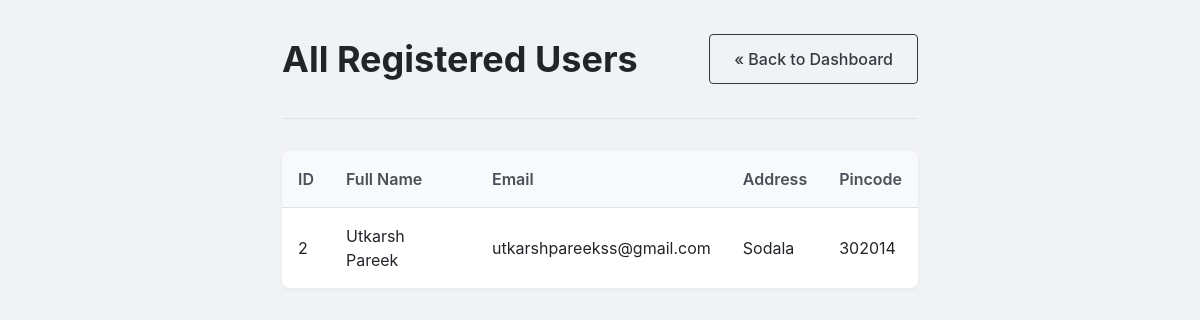
Before: /admin/users (signed in) with the older database file.
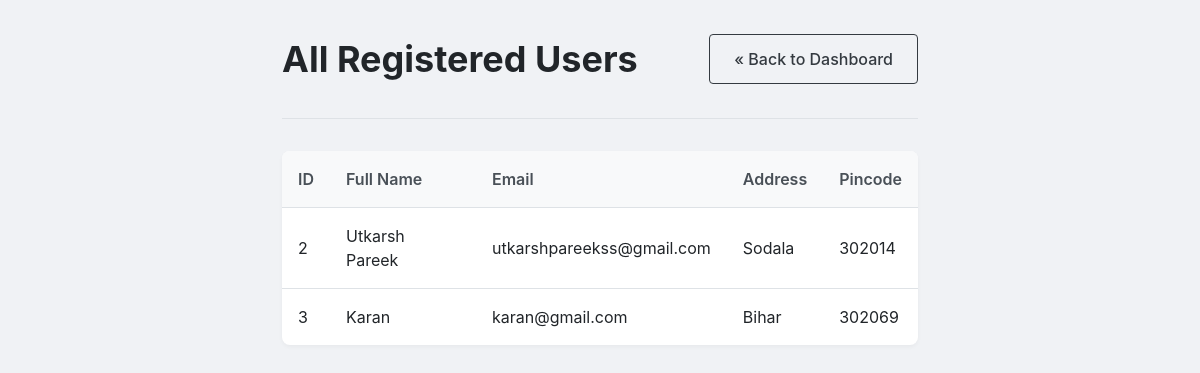
After: the same page with the newer database file.
### models/database.py (models this page shows, shortened)
class User(db.Model):
    __tablename__ = 'user'
    id = db.Column(db.Integer, primary_key=True)
    email = db.Column(db.String(120), unique=True, nullable=False)
    full_name = db.Column(db.String(50), nullable=False)
    password_hash = db.Column(db.String(128), nullable=False)
    is_admin = db.Column(db.Boolean, default=False, nullable=False)
    address = db.Column(db.String(100), nullable=False)
    pincode = db.Column(db.String(10), nullable=False)
    reservations = db.relationship('Reservation', backref='spot', lazy=True, cascade="all, delete-orphan")
    reservations = db.relationship('Reservation', backref='user', lazy=True, cascade="all, delete-orphan")

### routes/admin_routes.py (the view)
@admin_bp.route('/admin/users')
def view_users():
    if not session.get('is_admin'):
        flash('You must be an admin to view this page.', 'danger')
        return redirect(url_for('auth.login'))
    users = User.query.filter_by(is_admin=False).all()
    return render_template('admin/view_users.html', users=users)

### templates/admin/view_users.html
{% extends "layout.html" %}
{% block content %}
<div class="dashboard-container">
    <div class="dashboard-header">
        <h1>All Registered Users</h1>
        <a href="{{ url_for('admin.admin_dashboard') }}" class="btn btn-outline">&laquo; Back to Dashboard</a>
    </div>
    <hr>
    {% if users %}
    <table class="data-table">
        <thead>
            <tr>
                <th>ID</th>
                <th>Full Name</th>
                <th>Email</th>
                <th>Address</th>
                <th>Pincode</th>
            </tr>
        </thead>
        <tbody>
            {% for user in users %}
            <tr>
                <td>{{ user.id }}</td>
                <td>{{ user.full_name }}</td>
                <td>{{ user.email }}</td>
                <td>{{ user.address }}</td>
                <td>{{ user.pincode }}</td>
            </tr>
            {% endfor %}
        </tbody>
    </table>
    {% else %}
    <div class="card-placeholder">
        <p>There are no registered users yet.</p>
    </div>
    {% endif %}
</div>
{% endblock %}

Changed rows visible on the page:
added User: id "3", full_name "Karan", email "karan@gmail.com", address "Bihar", pincode "302069"
